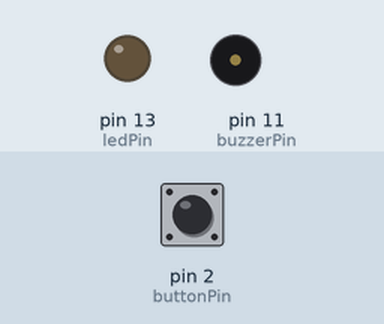
Bench run of a sketch on a simulated Arduino Uno, built with avr-gcc and run on an emulated ATmega328P. Parts: output pins drawn as LEDs (lit = HIGH), buzzer (waves = sounding). Dashed ring = blinking. Inputs (shaded band) come from the test bench; at power-on: pin 2 (buttonPin) HIGH.

Above: at 1.2 s.
1.3 s: pin 2 (buttonPin) pulled LOW for 0.15 s
At 1.5 s:
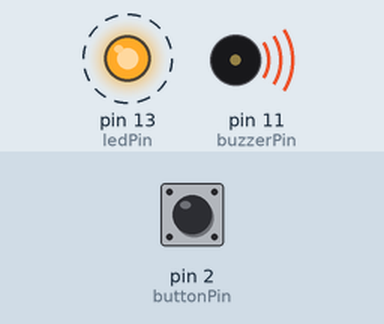
4.3 s: pin 2 (buttonPin) pulled LOW for 3.2 s
At 4.5 s:
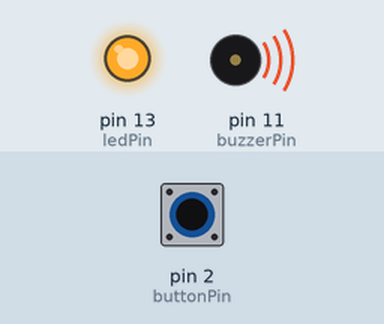
Timing chart, 0 to 9.0 s (numbered marks = the images above; inputs shaded):
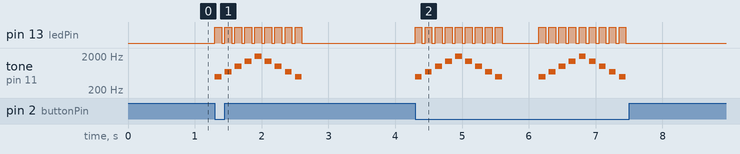

The sketch:

1124A032Owen.ino
```cpp
// 超級瑪利歐無敵星星配樂
const int buttonPin = 2;    // 按鈕接在2號腳位
const int ledPin = 13;      // LED接在13號腳位
const int buzzerPin = 11;   // 蜂鳴器接在11號腳位

// 定義音符頻率
#define NOTE_B4  494
#define NOTE_F5  698
#define NOTE_B5  988
#define NOTE_F6  1397
#define NOTE_B6  1976

void setup() {
  // 設定腳位模式
  pinMode(buttonPin, INPUT_PULLUP);  // 使用內部上拉電阻
  pinMode(ledPin, OUTPUT);
  pinMode(buzzerPin, OUTPUT);
}

void loop() {
  // 檢查按鈕是否被按下
  if (digitalRead(buttonPin) == LOW) {  // 按鈕被按下
    // 播放無敵星星配樂
    playNote(NOTE_B4, 100);
    playNote(NOTE_F5, 100);
    playNote(NOTE_B5, 100);
    playNote(NOTE_F6, 100);
    playNote(NOTE_B6, 100);
    playNote(NOTE_F6, 100);
    playNote(NOTE_B5, 100);
    playNote(NOTE_F5, 100);
    playNote(NOTE_B4, 100);

    delay(500);  // 播放完後等待0.5秒
  }
}

// 播放音符的函數
void playNote(int note, int duration) {
  digitalWrite(ledPin, HIGH);  // LED亮起
  tone(buzzerPin, note, duration);  // 播放音符
  delay(duration);  // 等待音符播放
  digitalWrite(ledPin, LOW);   // LED熄滅
  delay(50);  // 音符之間的短暫停頓
}
```

Measured:
- after the input at 1.3 s, pin 13 (ledPin): alternates HIGH for 0.10 s and LOW for 0.05 s, 18 changes in all, then stays LOW, starting at once; tone on pin 11 (buzzerPin): plays 494 Hz for 0.10 s, 698 Hz for 0.10 s, 988 Hz for 0.10 s, 1397 Hz for 0.10 s, 1976 Hz for 0.10 s, 1397 Hz for 0.10 s … (9 notes in this stretch), starting at once
